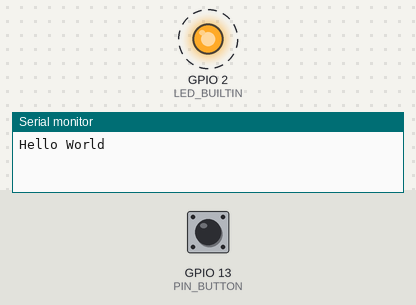
Bench run of a program on a simulated ESP32-S3. Shown: output pins drawn as LEDs (lit = HIGH), the last lines printed to the serial monitor. Dashed ring = blinking. Inputs (shaded band) come from the test bench; at power-on: GPIO 13 (PIN_BUTTON) LOW.

Above: at 4.96 s.
5.3 s: GPIO 13 (PIN_BUTTON) pulled HIGH for 3.2 s
At 6.1 s:
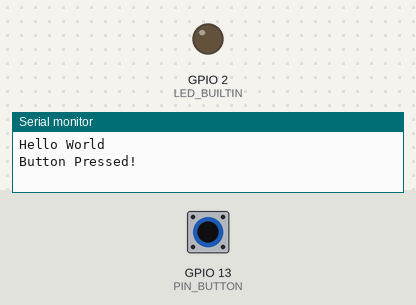
At 8.62 s:
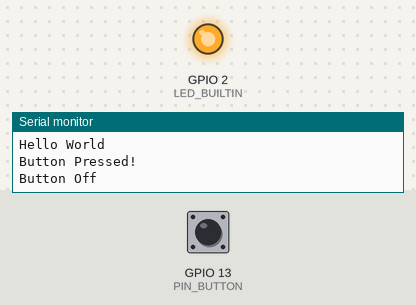
Timing chart, 0 to 16.0 s (numbered marks = the images above; inputs shaded):
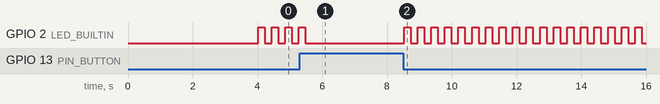

The program:

main.cpp
```cpp
#include <Arduino.h>
/**********************************************************************
 * Filename    : Blink
 * Description : Make an led blinking.
 * Auther      : www.freenove.com
 * Modification: 2022/10/19
 **********************************************************************/
#define LED_BUILTIN 2
#define PIN_BUTTON 13

// the setup function runs once when you press reset or power the board

void setup()
{
	// initialize digital pin LED_BUILTIN as an output.
	pinMode(LED_BUILTIN, OUTPUT);
	pinMode(PIN_BUTTON, INPUT);

	// Serial initiation for print messages
	delay(2000);
	Serial.begin(115200);
	delay(2000);
	Serial.print("\nHello World\n");
}

bool previousButtonState = LOW;
void loop()
{

	bool buttonState = digitalRead(PIN_BUTTON);
	delay(20);
	if (digitalRead(PIN_BUTTON) == buttonState)
	{
		if (buttonState != previousButtonState)
		{
			char *buttonStateMessage[2] = {"Button Off\n", "Button Pressed!"};

			Serial.printf("%s\n", buttonStateMessage[buttonState]);
		}
		digitalWrite(LED_BUILTIN, !buttonState);
		previousButtonState = buttonState;

		if (digitalRead(PIN_BUTTON) == LOW)
		{
			delay(200);
			digitalWrite(LED_BUILTIN, LOW);
			delay(200);
		}
	}
	// The button works by shorting.
	//

	// digitalWrite(LED_BUILTIN, HIGH); // turn the LED on (HIGH is the voltage level)
	// delay(1000);					 // wait for a second
	// digitalWrite(LED_BUILTIN, LOW);	 // turn the LED off by making the voltage LOW
	// delay(200);						 // wait for a second
}

void reverseGPIO(int pin)
{
	digitalWrite(pin, !digitalRead(pin));
}
```

Measured:
- by itself, GPIO 2 (LED_BUILTIN): repeats every 0.42 s: HIGH 0.20 s, LOW 0.22 s
